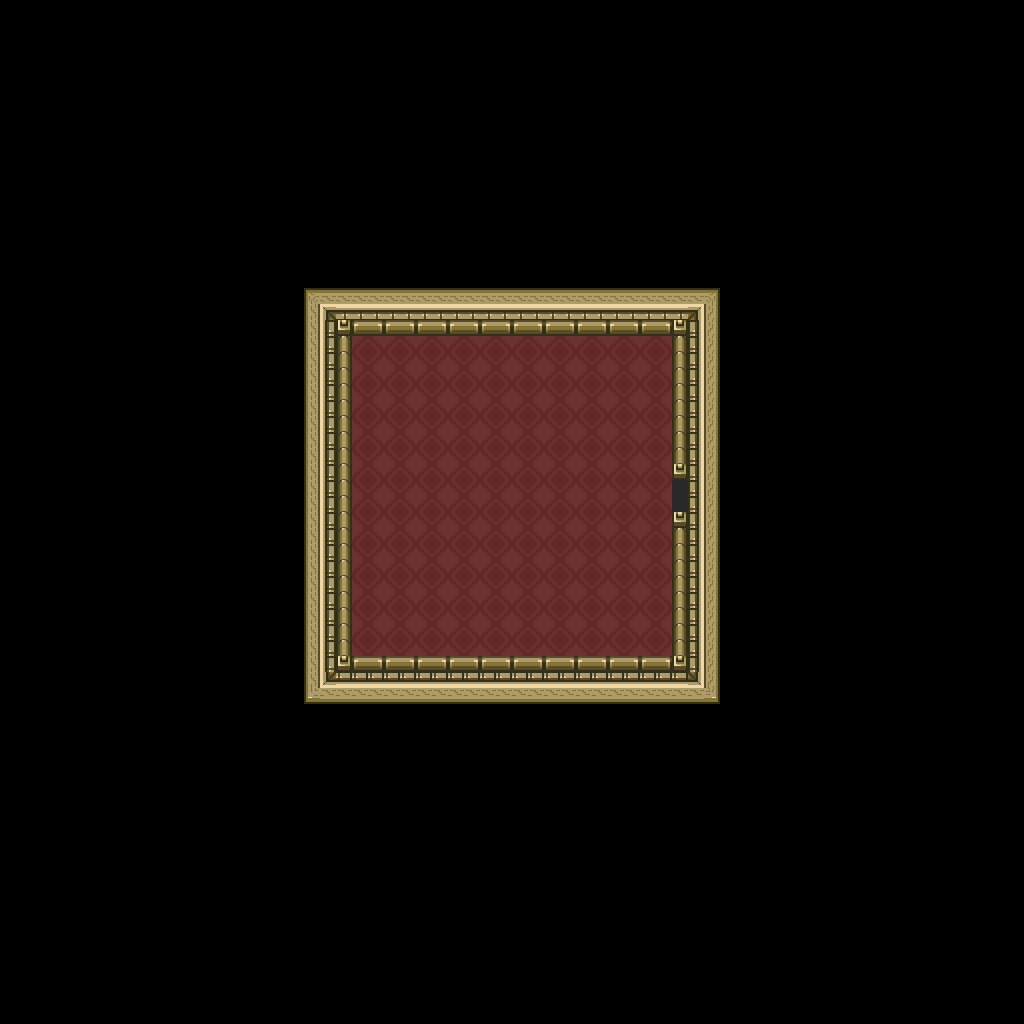

The image is a tile-based game level rendered from a .tmx file. Its description and source (layers, tilesets, objects; grid data summarised) follow:
An orthogonal 64x64 tile map with 16x16 px tiles, 1 tile layer (base), 1 hidden layer not drawn and 2 objects.

<map version="1.10" tiledversion="1.12.1" orientation="orthogonal" renderorder="right-down" width="64" height="64" tilewidth="16" tileheight="16" infinite="0" nextlayerid="3" nextobjectid="3">
 <tileset firstgid="1" source="../classiciphone_pics4.tsx" />
 <layer id="1" name="base" width="64" height="64">
  <data>[4096 cells, 4096 non-empty, 26 distinct tile ids]</data>
 </layer>
 <layer id="2" name="collision" width="64" height="64" visible="0">
  <properties><property name="collision" value="true" /></properties>
  <data>[4096 cells, 3694 non-empty, 1 distinct tile ids]</data>
 </layer>
 <objectgroup id="3" name="npcs">
  <object id="1" x="256.0" y="288.0" width="16" height="16">
   <properties>
    <property name="script" type="string">-- Auto-converted from GraalScript
-- [CLIENT-SIDE — server no-op]
-- if (playerenters){
-- this.focus = 0;
-- }
-- if (playerdies) {
-- this.focus = 0;
-- resetfocus;
-- }
-- 
-- if (playerchats) {
-- if (strequals(#c,focus on)) {
-- if (this.focus = 0) {
-- this.focus = 1;
-- timereverywhere;
-- timeout = .05;}}
-- elseif (strequals(#c,focus off)) {
-- this.focus = 0;
-- resetfocus;
-- }
-- }
-- if (timeout) {
-- if (this.focus == 1) {
-- setfocus 30.5,27.5;
-- timeout = .05;
-- }}</property>
   </properties>
  </object>
  <object id="2" x="256.0" y="336.0" width="16" height="16">
   <properties>
    <property name="script" type="string">-- Auto-converted from GraalScript
joinResource("level_pklevel")</property>
   </properties>
  </object>
 </objectgroup>
</map>
